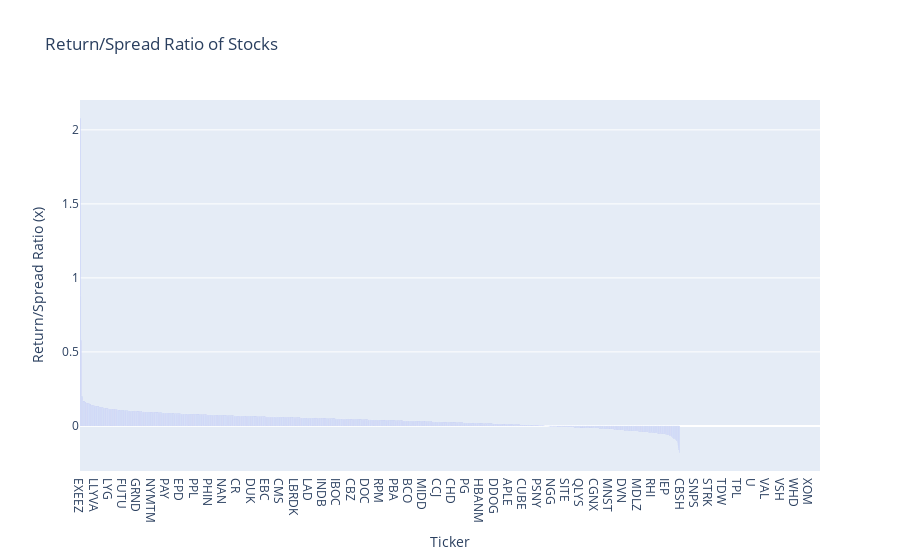

The notebook cell this image was saved under:
### Code cell
Final_stats.sort_values(by='Return/Spread Ratio', ascending=False, inplace=True)
px.bar(Final_stats, x='Ticker', y='Return/Spread Ratio', title='Return/Spread Ratio of Stocks', labels={'Return/Spread Ratio':'Return/Spread Ratio (x)'}).show()

### Figure 1 — Plotly figure (JSON) as saved in the notebook; plotly's stock layout.template omitted (floating-point values rounded to 4 significant figures; data arrays with more than 128 entries replaced by an {"elided": "..."} marker saying what was removed)
{"data": [{"alignmentgroup": "True", "hovertemplate": "Ticker=%{x}<br>Return/Spread Ratio (x)=%{y}<extra></extra>", "legendgroup": "", "marker": {"color": "#636efa", "pattern": {"shape": ""}}, "name": "", "offsetgroup": "", "orientation": "v", "showlegend": false, "textposition": "auto", "type": "bar", "x": {"elided": "1812 str values"}, "xaxis": "x", "y": {"elided": "1812 float values"}, "yaxis": "y"}], "layout": {"barmode": "relative", "legend": {"tracegroupgap": 0}, "title": {"text": "Return/Spread Ratio of Stocks"}, "xaxis": {"anchor": "y", "domain": [0, 1], "title": {"text": "Ticker"}}, "yaxis": {"anchor": "x", "domain": [0, 1], "title": {"text": "Return/Spread Ratio (x)"}}}}
